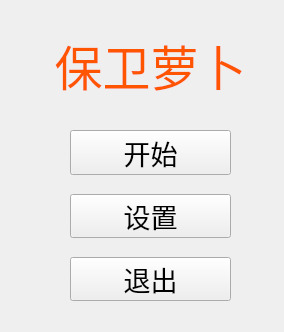
<?xml version="1.0" encoding="UTF-8"?>
<ui version="4.0">
 <class>Startpage</class>
 <widget class="QWidget" name="Startpage">
  <property name="geometry">
   <rect>
    <x>0</x>
    <y>0</y>
    <width>284</width>
    <height>332</height>
   </rect>
  </property>
  <property name="windowTitle">
   <string>Startpage</string>
  </property>
  <widget class="QLabel" name="label">
   <property name="geometry">
    <rect>
     <x>40</x>
     <y>30</y>
     <width>221</width>
     <height>71</height>
    </rect>
   </property>
   <property name="text">
    <string>&lt;html&gt;&lt;head/&gt;&lt;body&gt;&lt;p align=&quot;center&quot;&gt;&lt;span style=&quot; font-size:36pt; color:#ff5500;&quot;&gt;保卫萝卜&lt;/span&gt;&lt;/p&gt;&lt;/body&gt;&lt;/html&gt;</string>
   </property>
  </widget>
  <widget class="QWidget" name="">
   <property name="geometry">
    <rect>
     <x>70</x>
     <y>130</y>
     <width>161</width>
     <height>171</height>
    </rect>
   </property>
   <layout class="QVBoxLayout" name="verticalLayout">
    <property name="spacing">
     <number>19</number>
    </property>
    <item>
     <widget class="QPushButton" name="StartButton">
      <property name="sizePolicy">
       <sizepolicy hsizetype="Minimum" vsizetype="Preferred">
        <horstretch>0</horstretch>
        <verstretch>0</verstretch>
       </sizepolicy>
      </property>
      <property name="font">
       <font>
        <family>微软雅黑</family>
        <pointsize>20</pointsize>
       </font>
      </property>
      <property name="text">
       <string>开始</string>
      </property>
     </widget>
    </item>
    <item>
     <widget class="QPushButton" name="SettingButton">
      <property name="sizePolicy">
       <sizepolicy hsizetype="Minimum" vsizetype="Preferred">
        <horstretch>0</horstretch>
        <verstretch>0</verstretch>
       </sizepolicy>
      </property>
      <property name="font">
       <font>
        <family>微软雅黑</family>
        <pointsize>20</pointsize>
       </font>
      </property>
      <property name="text">
       <string>设置</string>
      </property>
     </widget>
    </item>
    <item>
     <widget class="QPushButton" name="ExitButton">
      <property name="sizePolicy">
       <sizepolicy hsizetype="Minimum" vsizetype="Preferred">
        <horstretch>0</horstretch>
        <verstretch>0</verstretch>
       </sizepolicy>
      </property>
      <property name="font">
       <font>
        <family>微软雅黑</family>
        <pointsize>20</pointsize>
       </font>
      </property>
      <property name="text">
       <string>退出</string>
      </property>
     </widget>
    </item>
   </layout>
  </widget>
 </widget>
 <resources/>
 <connections/>
</ui>
